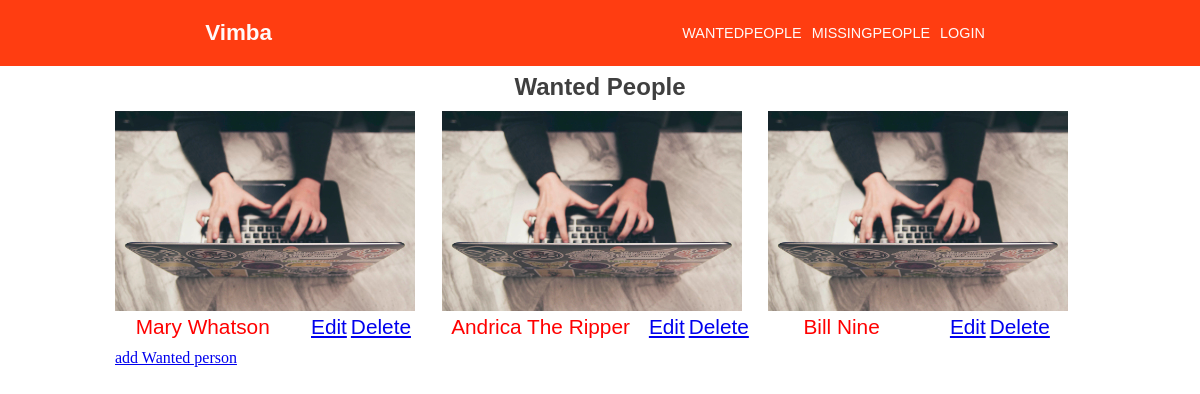
The app's page /wanted_people/ with its own data.
### base/models.py (models this page shows, shortened)
class WantedPerson(models.Model):
    SEX_TYPE = (
        ('Male','Male'),
        ('Female','Female')
    )
    host = models.ForeignKey(User, on_delete=models.SET_NULL, null=True)
    firstname = models.CharField(max_length=200)
    lastname = models.CharField(max_length=200)
    tags= models.ManyToManyField('Tag',blank=True)
    aliases= models.CharField(max_length=200,default='unknown')
    crime_circumstances = models.TextField(null=True ,blank=True)
    gender = models.CharField(max_length=20,choices=SEX_TYPE)
    Police_station = models.CharField(max_length=200)
    station_number = models.CharField(max_length=12)
    e_mail = models.CharField(max_length=200)
    crime_date = models.CharField(max_length=200)
    created = models.DateTimeField(auto_now_add=True)
    updated = models.DateTimeField(auto_now=True)
    id = models.UUIDField(default=uuid.uuid4, unique=True,primary_key=True,editable=False)

### base/views.py (the view)
# urls.py: path('wanted_people/', views.wanted_people, name='wanted_people'),
def wanted_people(request):
    wantedPeople = WantedPerson.objects.all()
    context = {
        'wantedPeople':wantedPeople
    }
    return render(request,'base/wanted_people.html',context)

### base/templates/base/wanted_people.html (shortened to what this page needs)
{% extends 'main.html' %}
{% load static %}
{% block content %}
          <div class="subheader">
            <h2> Wanted People</h2>
          </div>
          <div class="blocks">
            {% for person in wantedPeople %}
            <div class="block">
              <a href="{% url 'POI' person.id %}">
                <div class="blockimg">
                  <img src="{% static 'img/portfolio8.jpg' %}" alt="" height="200" />
                </div>
              </a>
              <div class="divider">
                <div class="left">
                  <p>{{person.firstname}} {{person.lastname}}</p>
                </div>
                     <div class="right">
                  <div style= 'display:flex;'>
                    <div style='margin-right:4px'>
                  <p><a href="{% url 'update_wanted' person.id %}">edit</a></p>
                </div>
                <div>
                      <p><a href="{% url 'remove_wanted' person.id %}">delete</a></p>
                    </div>
                  </div>
                </div>
              </div>
            </div>
            {% endfor %}
            <div>
            <a href='{% url "adding_wanted_person" %}'>add Wanted person</a>
            </div>
        </div>
{% endblock content %}

### static/css/styles.css (style rules this page uses)
* { margin: 0; box-sizing: border-box; }
.subheader { margin-block:5px 10px ; text-align: center; }
.subheader h2 { color: rgba(0, 0, 0, 0.753); font-family: Verdana, Geneva, Tahoma, sans-serif; text-transform: capitalize; }
.blocks { display: grid; grid-template-columns:1fr 1fr 1fr ; grid-gap:10px; }
.divider { display: flex; justify-content: space-around; }
.divider p { color: red; font-size: 1.3em; text-transform: capitalize; font-family: Verdana, Geneva, Tahoma, sans-serif; }
.subheader { margin-block: 5px 10px; text-align: center; }
.blocks { display: grid; grid-template-columns: 1fr 1fr 1fr; grid-gap: 10px; }

### records on screen
WantedPerson: firstname "Mary", lastname "Whatson"
WantedPerson: firstname "Andrica", lastname "The Ripper"
WantedPerson: firstname "Bill", lastname "Nine"
